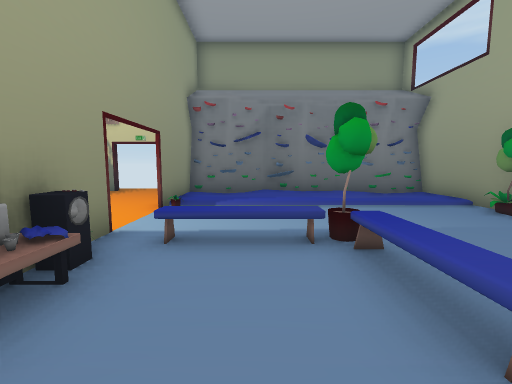
[1] (above)

17 first-person views from a walk through a scene from a Unity 3-D project. The camera is 1.2 m above the floor, tilts 6° down and sees 90° across. The floor is counted in squares, 1 m on a side. Each view is taken from the middle of a square. On the plan, view 1 faces up. The plan holds only what a view shows up to about 12 squares ahead; the rest is blank. The player character is not drawn. Door leaves are left out, so doorways stand open. Some surface patterns are stand-ins.

[2]
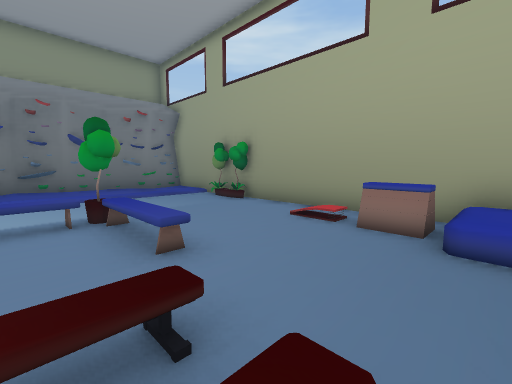

[3]
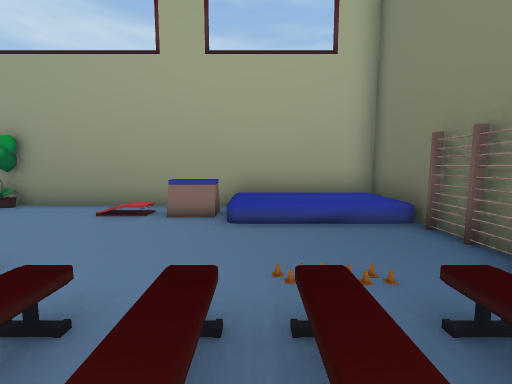

[4]
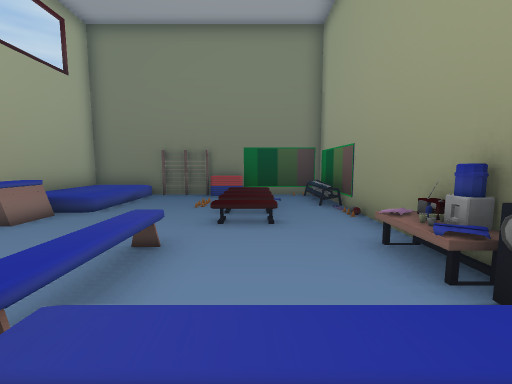

[5]
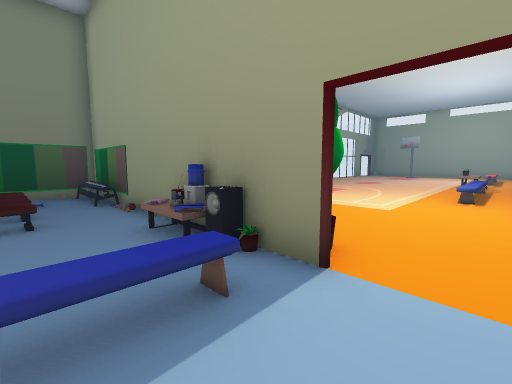

[6]
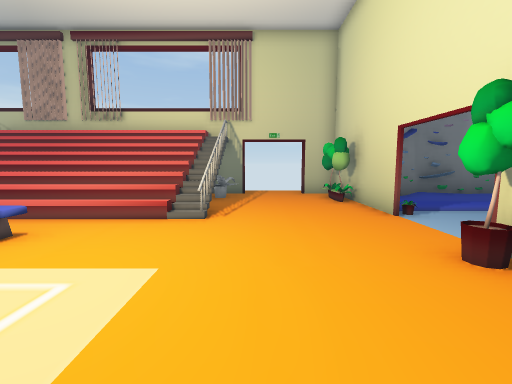

[7]
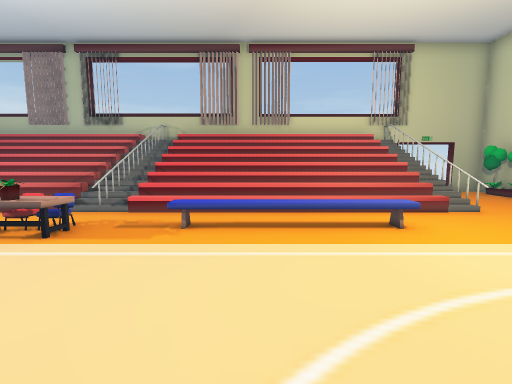

[8]
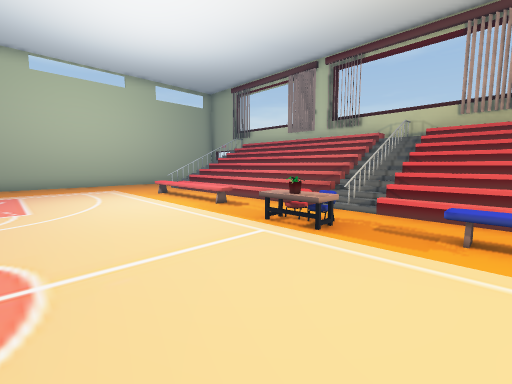

[9]
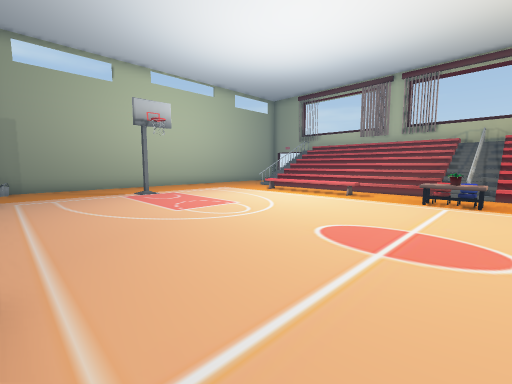

[10]
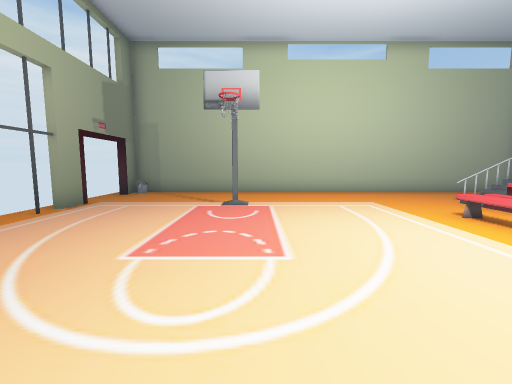

[11]
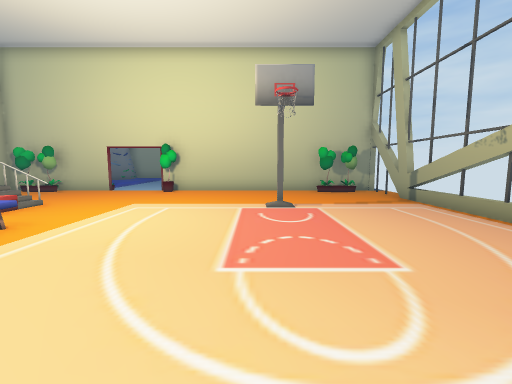

[12]
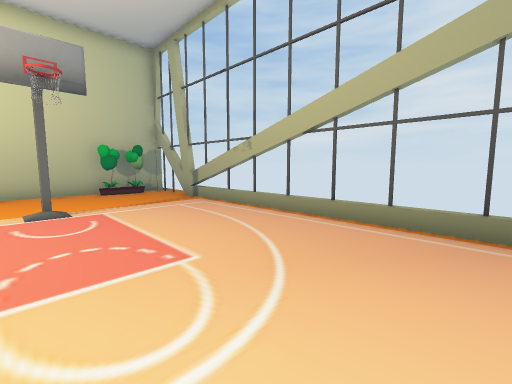

[13]
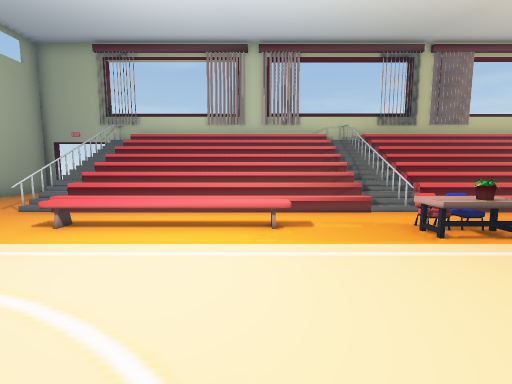

[14]
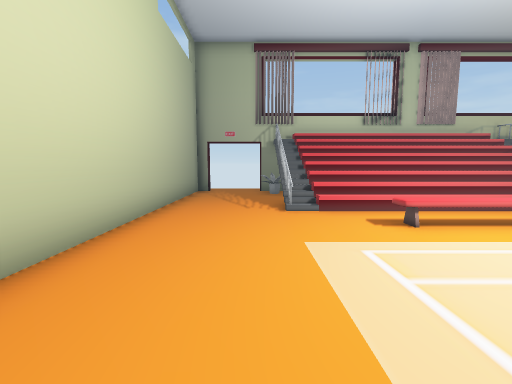

[15]
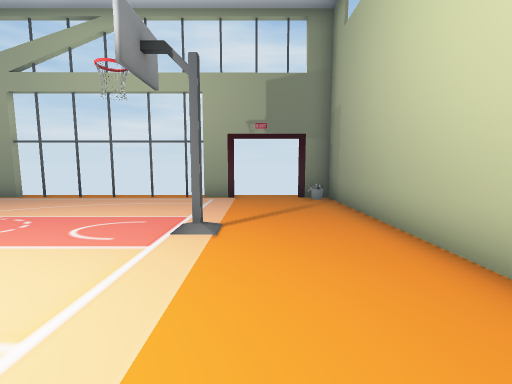

[16]
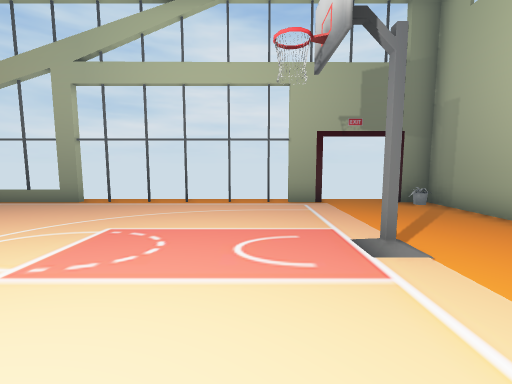

[17]
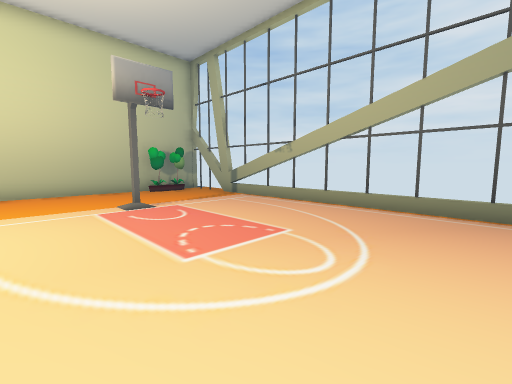

### Floor plan
Key: @ floor where view 1 was taken; # wall or solid block; x gap in a wall; . main floor; : floor 0.25 m higher than the main floor; + floor 0.5 m higher than the main floor; / step, stairs or slope; D open door; = window, fence, low wall or low ledge; ^ raised ledge; v drop or lower ground; C chair; O other object.
Columns run from 31 left of view 1 to 7 right of it. Each row starts with its distance up from view 1.
 12 #DDD#####################DDD#
 11 #.. =/////////#/////////=...#########
 10 #...v/////////#/////////#...###.....###
  9 #...v/////////#/////////v...#:.......:#
  8 #...v/////////#/////////v...#:::::::::#
  7 #...#/////////#/////////#...#/........#
  6 #...=...................=............##
  5 #...../////..CC../////...............##
  4 #............==.............#.OO#.....#
  3 #...........................#=........#
  2 #...........................##........#
  1 #...........................#......./.#
  0 #...........................#..@....=.#
 -1 #...#...................#...#.......=.#
 -2 #...........................#....../++#
 -3 #..........................##=...../++#
 -4 #..........................##/...../++#
 -5 #ODD........................#/..^##/++#
 -6 ##DD#x###.##x   .....x#x #xx###########

Where each view was taken, in squares from view 1:
view 1: 0 up, 0 right, facing up
view 2: 2 down, 0 right, facing up-right
view 3: 2 down, 1 left, facing right
view 4: 5 up, 0 right, facing down
view 5: 6 up, 0 right, facing down-left
view 6: 1 up, 6 left, facing up
view 7: 0 up, 13 left, facing up
view 8: 0 up, 14 left, facing up-left
view 9: 5 down, 16 left, facing up-left
view 10: 0 up, 19 left, facing left
view 11: 0 up, 15 left, facing right
view 12: 0 up, 15 left, facing down-right
view 13: 0 up, 21 left, facing up
view 14: 0 up, 28 left, facing up
view 15: 4 up, 28 left, facing down
view 16: 3 up, 25 left, facing down
view 17: 2 up, 15 left, facing down-right
